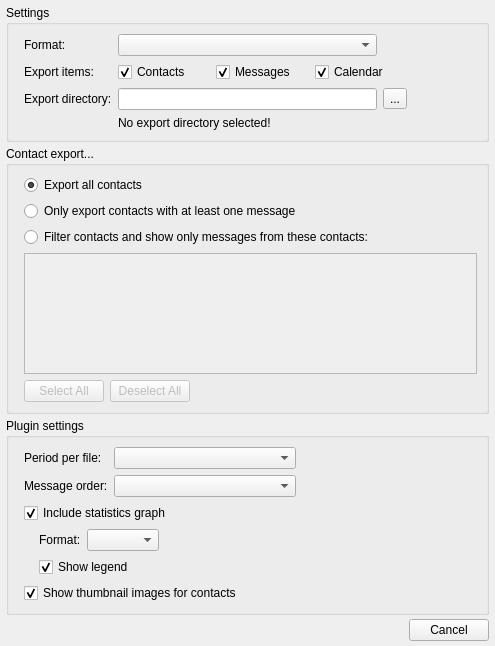
<?xml version="1.0" encoding="UTF-8"?>
<ui version="4.0">
 <class>Export</class>
 <widget class="QDialog" name="Export">
  <property name="geometry">
   <rect>
    <x>0</x>
    <y>0</y>
    <width>495</width>
    <height>646</height>
   </rect>
  </property>
  <property name="windowTitle">
   <string>Export</string>
  </property>
  <property name="windowIcon">
   <iconset resource="resource.qrc">
    <normaloff>:/document-export</normaloff>:/document-export</iconset>
  </property>
  <layout class="QVBoxLayout" name="verticalLayout_3">
   <property name="spacing">
    <number>4</number>
   </property>
   <property name="leftMargin">
    <number>6</number>
   </property>
   <property name="topMargin">
    <number>5</number>
   </property>
   <property name="rightMargin">
    <number>6</number>
   </property>
   <property name="bottomMargin">
    <number>5</number>
   </property>
   <item>
    <widget class="QGroupBox" name="settingsBox">
     <property name="title">
      <string>Settings</string>
     </property>
     <layout class="QGridLayout" name="gridLayout_2">
      <property name="leftMargin">
       <number>15</number>
      </property>
      <item row="0" column="0">
       <widget class="QLabel" name="label_2">
        <property name="text">
         <string>Format:</string>
        </property>
       </widget>
      </item>
      <item row="0" column="1">
       <widget class="QComboBox" name="formatBox"/>
      </item>
      <item row="1" column="0">
       <widget class="QLabel" name="label_6">
        <property name="text">
         <string>Export items:</string>
        </property>
       </widget>
      </item>
      <item row="1" column="1" colspan="2">
       <layout class="QHBoxLayout" name="horizontalLayout_4">
        <item>
         <widget class="QCheckBox" name="contactsBox">
          <property name="text">
           <string>Contacts</string>
          </property>
          <property name="checked">
           <bool>true</bool>
          </property>
         </widget>
        </item>
        <item>
         <widget class="QCheckBox" name="messagesBox">
          <property name="text">
           <string>Messages</string>
          </property>
          <property name="checked">
           <bool>true</bool>
          </property>
         </widget>
        </item>
        <item>
         <widget class="QCheckBox" name="calendarBox">
          <property name="text">
           <string>Calendar</string>
          </property>
          <property name="checked">
           <bool>true</bool>
          </property>
         </widget>
        </item>
       </layout>
      </item>
      <item row="2" column="0">
       <widget class="QLabel" name="label_4">
        <property name="text">
         <string>Export directory:</string>
        </property>
       </widget>
      </item>
      <item row="2" column="1">
       <widget class="QLineEdit" name="exportLine"/>
      </item>
      <item row="2" column="2">
       <widget class="QToolButton" name="openBrowserButton">
        <property name="text">
         <string notr="true">...</string>
        </property>
       </widget>
      </item>
      <item row="2" column="3">
       <spacer name="horizontalSpacer_3">
        <property name="orientation">
         <enum>Qt::Horizontal</enum>
        </property>
        <property name="sizeType">
         <enum>QSizePolicy::Preferred</enum>
        </property>
        <property name="sizeHint" stdset="0">
         <size>
          <width>70</width>
          <height>20</height>
         </size>
        </property>
       </spacer>
      </item>
      <item row="3" column="1">
       <widget class="QLabel" name="directoryLabel">
        <property name="text">
         <string>No export directory selected!</string>
        </property>
       </widget>
      </item>
     </layout>
    </widget>
   </item>
   <item>
    <widget class="QGroupBox" name="contactBox">
     <property name="title">
      <string>Contact export...</string>
     </property>
     <layout class="QVBoxLayout" name="verticalLayout">
      <property name="leftMargin">
       <number>15</number>
      </property>
      <item>
       <widget class="QRadioButton" name="allContactsButton">
        <property name="text">
         <string>Export all contacts</string>
        </property>
        <property name="checked">
         <bool>true</bool>
        </property>
       </widget>
      </item>
      <item>
       <widget class="QRadioButton" name="messageContactsButton">
        <property name="text">
         <string>Only export contacts with at least one message</string>
        </property>
       </widget>
      </item>
      <item>
       <widget class="QRadioButton" name="filterButton">
        <property name="text">
         <string>Filter contacts and show only messages from these contacts:</string>
        </property>
       </widget>
      </item>
      <item>
       <widget class="QListWidget" name="contactsList">
        <property name="enabled">
         <bool>false</bool>
        </property>
       </widget>
      </item>
      <item>
       <layout class="QHBoxLayout" name="horizontalLayout">
        <item>
         <widget class="QPushButton" name="selectAllButton">
          <property name="enabled">
           <bool>false</bool>
          </property>
          <property name="text">
           <string>Select All</string>
          </property>
         </widget>
        </item>
        <item>
         <widget class="QPushButton" name="deselectAllButton">
          <property name="enabled">
           <bool>false</bool>
          </property>
          <property name="text">
           <string>Deselect All</string>
          </property>
         </widget>
        </item>
        <item>
         <spacer name="horizontalSpacer">
          <property name="orientation">
           <enum>Qt::Horizontal</enum>
          </property>
          <property name="sizeHint" stdset="0">
           <size>
            <width>40</width>
            <height>20</height>
           </size>
          </property>
         </spacer>
        </item>
       </layout>
      </item>
     </layout>
    </widget>
   </item>
   <item>
    <widget class="QGroupBox" name="pluginSettingsBox">
     <property name="title">
      <string>Plugin settings</string>
     </property>
     <layout class="QVBoxLayout" name="verticalLayout_5">
      <property name="leftMargin">
       <number>15</number>
      </property>
      <item>
       <layout class="QGridLayout" name="gridLayout">
        <item row="0" column="0">
         <widget class="QLabel" name="periodLabel">
          <property name="text">
           <string>Period per file:</string>
          </property>
         </widget>
        </item>
        <item row="0" column="1">
         <widget class="QComboBox" name="periodBox">
          <property name="sizePolicy">
           <sizepolicy hsizetype="Expanding" vsizetype="Fixed">
            <horstretch>0</horstretch>
            <verstretch>0</verstretch>
           </sizepolicy>
          </property>
         </widget>
        </item>
        <item row="1" column="0">
         <widget class="QLabel" name="orderLabel">
          <property name="text">
           <string>Message order:</string>
          </property>
         </widget>
        </item>
        <item row="1" column="1">
         <widget class="QComboBox" name="orderBox">
          <property name="sizePolicy">
           <sizepolicy hsizetype="Expanding" vsizetype="Fixed">
            <horstretch>0</horstretch>
            <verstretch>0</verstretch>
           </sizepolicy>
          </property>
         </widget>
        </item>
        <item row="0" column="2" rowspan="2">
         <spacer name="horizontalSpacer_5">
          <property name="orientation">
           <enum>Qt::Horizontal</enum>
          </property>
          <property name="sizeHint" stdset="0">
           <size>
            <width>40</width>
            <height>20</height>
           </size>
          </property>
         </spacer>
        </item>
       </layout>
      </item>
      <item>
       <widget class="QCheckBox" name="graphBox">
        <property name="text">
         <string>Include statistics graph</string>
        </property>
        <property name="checked">
         <bool>true</bool>
        </property>
       </widget>
      </item>
      <item>
       <layout class="QHBoxLayout" name="horizontalLayout_3">
        <item>
         <spacer name="horizontalSpacer_2">
          <property name="orientation">
           <enum>Qt::Horizontal</enum>
          </property>
          <property name="sizeType">
           <enum>QSizePolicy::Maximum</enum>
          </property>
          <property name="sizeHint" stdset="0">
           <size>
            <width>15</width>
            <height>20</height>
           </size>
          </property>
         </spacer>
        </item>
        <item>
         <layout class="QVBoxLayout" name="verticalLayout_2">
          <item>
           <layout class="QHBoxLayout" name="horizontalLayout_2">
            <item>
             <widget class="QLabel" name="graphFormatLabel">
              <property name="text">
               <string>Format:</string>
              </property>
             </widget>
            </item>
            <item>
             <widget class="QComboBox" name="graphFormatBox"/>
            </item>
            <item>
             <spacer name="horizontalSpacer_4">
              <property name="orientation">
               <enum>Qt::Horizontal</enum>
              </property>
              <property name="sizeHint" stdset="0">
               <size>
                <width>40</width>
                <height>20</height>
               </size>
              </property>
             </spacer>
            </item>
           </layout>
          </item>
          <item>
           <widget class="QCheckBox" name="legendBox">
            <property name="text">
             <string>Show legend</string>
            </property>
            <property name="checked">
             <bool>true</bool>
            </property>
           </widget>
          </item>
         </layout>
        </item>
       </layout>
      </item>
      <item>
       <widget class="QCheckBox" name="thumbnailsBox">
        <property name="text">
         <string>Show thumbnail images for contacts</string>
        </property>
        <property name="checked">
         <bool>true</bool>
        </property>
       </widget>
      </item>
     </layout>
    </widget>
   </item>
   <item>
    <widget class="QDialogButtonBox" name="buttonBox">
     <property name="orientation">
      <enum>Qt::Horizontal</enum>
     </property>
     <property name="standardButtons">
      <set>QDialogButtonBox::Cancel</set>
     </property>
    </widget>
   </item>
  </layout>
 </widget>
 <resources>
  <include location="resource.qrc"/>
 </resources>
 <connections>
  <connection>
   <sender>buttonBox</sender>
   <signal>accepted()</signal>
   <receiver>Export</receiver>
   <slot>accept()</slot>
   <hints>
    <hint type="sourcelabel">
     <x>232</x>
     <y>640</y>
    </hint>
    <hint type="destinationlabel">
     <x>157</x>
     <y>274</y>
    </hint>
   </hints>
  </connection>
  <connection>
   <sender>buttonBox</sender>
   <signal>rejected()</signal>
   <receiver>Export</receiver>
   <slot>reject()</slot>
   <hints>
    <hint type="sourcelabel">
     <x>296</x>
     <y>640</y>
    </hint>
    <hint type="destinationlabel">
     <x>286</x>
     <y>274</y>
    </hint>
   </hints>
  </connection>
  <connection>
   <sender>filterButton</sender>
   <signal>toggled(bool)</signal>
   <receiver>contactsList</receiver>
   <slot>setEnabled(bool)</slot>
   <hints>
    <hint type="sourcelabel">
     <x>129</x>
     <y>249</y>
    </hint>
    <hint type="destinationlabel">
     <x>150</x>
     <y>354</y>
    </hint>
   </hints>
  </connection>
  <connection>
   <sender>filterButton</sender>
   <signal>toggled(bool)</signal>
   <receiver>selectAllButton</receiver>
   <slot>setEnabled(bool)</slot>
   <hints>
    <hint type="sourcelabel">
     <x>94</x>
     <y>249</y>
    </hint>
    <hint type="destinationlabel">
     <x>114</x>
     <y>382</y>
    </hint>
   </hints>
  </connection>
  <connection>
   <sender>filterButton</sender>
   <signal>toggled(bool)</signal>
   <receiver>deselectAllButton</receiver>
   <slot>setEnabled(bool)</slot>
   <hints>
    <hint type="sourcelabel">
     <x>243</x>
     <y>249</y>
    </hint>
    <hint type="destinationlabel">
     <x>221</x>
     <y>382</y>
    </hint>
   </hints>
  </connection>
  <connection>
   <sender>graphBox</sender>
   <signal>toggled(bool)</signal>
   <receiver>graphFormatLabel</receiver>
   <slot>setEnabled(bool)</slot>
   <hints>
    <hint type="sourcelabel">
     <x>130</x>
     <y>506</y>
    </hint>
    <hint type="destinationlabel">
     <x>62</x>
     <y>529</y>
    </hint>
   </hints>
  </connection>
  <connection>
   <sender>graphBox</sender>
   <signal>toggled(bool)</signal>
   <receiver>graphFormatBox</receiver>
   <slot>setEnabled(bool)</slot>
   <hints>
    <hint type="sourcelabel">
     <x>158</x>
     <y>507</y>
    </hint>
    <hint type="destinationlabel">
     <x>135</x>
     <y>532</y>
    </hint>
   </hints>
  </connection>
  <connection>
   <sender>graphBox</sender>
   <signal>toggled(bool)</signal>
   <receiver>legendBox</receiver>
   <slot>setEnabled(bool)</slot>
   <hints>
    <hint type="sourcelabel">
     <x>165</x>
     <y>506</y>
    </hint>
    <hint type="destinationlabel">
     <x>105</x>
     <y>555</y>
    </hint>
   </hints>
  </connection>
 </connections>
</ui>
